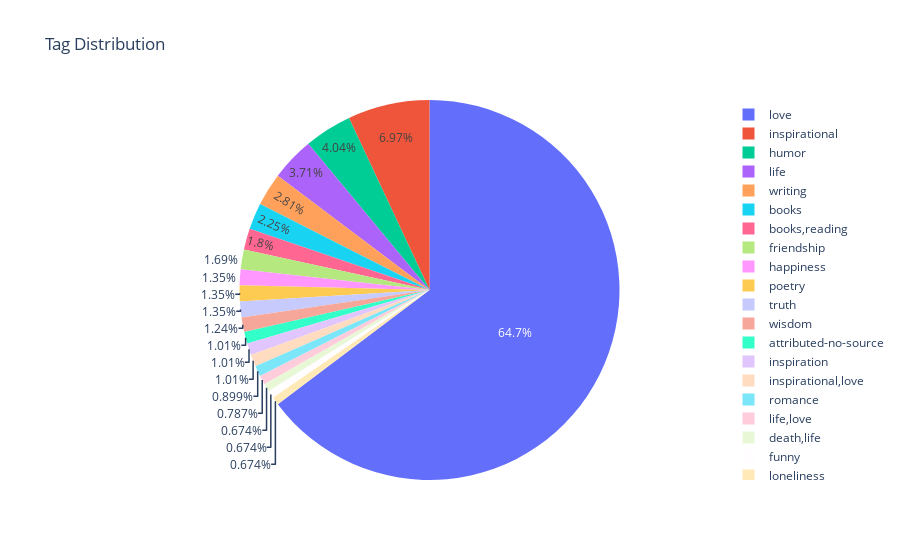

Here is the notebook cell this chart was saved with:
### Code cell
# Assuming 'Tags' is the column containing lists of tags
# Replace it with the actual column name in your DataFrame
quotes_2['Tags'] = quotes_2['Tags'].apply(tuple)  # Convert lists to tuples

# Tag Distribution Pie Chart
tag_counts = quotes_2.groupby(by='Tags').size().nlargest(20).reset_index(name='Count')
fig = px.pie(tag_counts, names='Tags', values='Count', title='Tag Distribution')

fig.show()

### Figure 1 — Plotly figure (JSON) as saved in the notebook; plotly's stock layout.template omitted (floating-point values rounded to 4 significant figures)
{"data": [{"domain": {"x": [0, 1], "y": [0, 1]}, "hovertemplate": "Tags=%{label}<br>Count=%{value}<extra></extra>", "labels": [["love"], ["inspirational"], ["humor"], ["life"], ["writing"], ["books"], ["books", "reading"], ["friendship"], ["happiness"], ["poetry"], ["truth"], ["wisdom"], ["attributed-no-source"], ["inspiration"], ["inspirational", "love"], ["romance"], ["life", "love"], ["death", "life"], ["funny"], ["loneliness"]], "legendgroup": "", "name": "", "showlegend": true, "type": "pie", "values": [576, 62, 36, 33, 25, 20, 16, 15, 12, 12, 12, 11, 9, 9, 9, 8, 7, 6, 6, 6]}], "layout": {"legend": {"tracegroupgap": 0}, "title": {"text": "Tag Distribution"}}}
